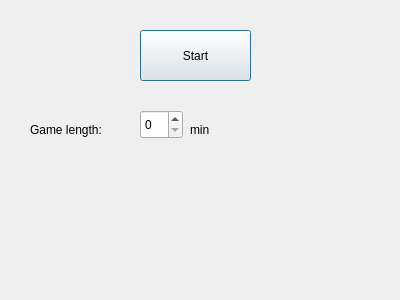
<?xml version="1.0" encoding="UTF-8"?>
<ui version="4.0">
 <class>MainMenu</class>
 <widget class="QDialog" name="MainMenu">
  <property name="geometry">
   <rect>
    <x>0</x>
    <y>0</y>
    <width>400</width>
    <height>300</height>
   </rect>
  </property>
  <property name="cursor">
   <cursorShape>PointingHandCursor</cursorShape>
  </property>
  <property name="windowTitle">
   <string>NysseMeni: Main Menu</string>
  </property>
  <widget class="QPushButton" name="startButton">
   <property name="geometry">
    <rect>
     <x>140</x>
     <y>30</y>
     <width>111</width>
     <height>51</height>
    </rect>
   </property>
   <property name="text">
    <string>Start</string>
   </property>
  </widget>
  <widget class="QLabel" name="label">
   <property name="geometry">
    <rect>
     <x>30</x>
     <y>120</y>
     <width>101</width>
     <height>20</height>
    </rect>
   </property>
   <property name="text">
    <string>Game length:</string>
   </property>
  </widget>
  <widget class="QSpinBox" name="spinBox">
   <property name="geometry">
    <rect>
     <x>140</x>
     <y>110</y>
     <width>43</width>
     <height>29</height>
    </rect>
   </property>
  </widget>
  <widget class="QLabel" name="label_2">
   <property name="geometry">
    <rect>
     <x>190</x>
     <y>120</y>
     <width>63</width>
     <height>20</height>
    </rect>
   </property>
   <property name="text">
    <string>min</string>
   </property>
  </widget>
 </widget>
 <resources/>
 <connections>
  <connection>
   <sender>startButton</sender>
   <signal>clicked()</signal>
   <receiver>MainMenu</receiver>
   <slot>accept()</slot>
   <hints>
    <hint type="sourcelabel">
     <x>125</x>
     <y>65</y>
    </hint>
    <hint type="destinationlabel">
     <x>199</x>
     <y>149</y>
    </hint>
   </hints>
  </connection>
 </connections>
</ui>
